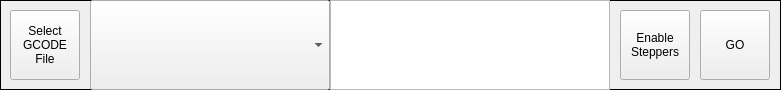
   <widget class="QFrame" name="frame">
    <property name="geometry">
     <rect>
      <x>10</x>
      <y>380</y>
      <width>781</width>
      <height>90</height>
     </rect>
    </property>
    <property name="frameShape">
     <enum>QFrame::Box</enum>
    </property>
    <property name="frameShadow">
     <enum>QFrame::Plain</enum>
    </property>
    <widget class="QPushButton" name="getCode">
     <property name="geometry">
      <rect>
       <x>10</x>
       <y>10</y>
       <width>70</width>
       <height>70</height>
      </rect>
     </property>
     <property name="text">
      <string>Select
GCODE
File</string>
     </property>
    </widget>
    <widget class="QPushButton" name="eStop">
     <property name="geometry">
      <rect>
       <x>700</x>
       <y>10</y>
       <width>70</width>
       <height>70</height>
      </rect>
     </property>
     <property name="text">
      <string>GO</string>
     </property>
    </widget>
    <widget class="QComboBox" name="comboBoxFiles">
     <property name="geometry">
      <rect>
       <x>90</x>
       <y>0</y>
       <width>240</width>
       <height>90</height>
      </rect>
     </property>
     <property name="font">
      <font>
       <pointsize>11</pointsize>
       <weight>75</weight>
       <bold>true</bold>
      </font>
     </property>
    </widget>
    <widget class="QPlainTextEdit" name="textBox">
     <property name="geometry">
      <rect>
       <x>330</x>
       <y>0</y>
       <width>280</width>
       <height>90</height>
      </rect>
     </property>
     <property name="font">
      <font>
       <pointsize>8</pointsize>
       <weight>75</weight>
       <bold>true</bold>
      </font>
     </property>
    </widget>
    <widget class="QPushButton" name="eStepPwr">
     <property name="geometry">
      <rect>
       <x>620</x>
       <y>10</y>
       <width>70</width>
       <height>70</height>
      </rect>
     </property>
     <property name="text">
      <string>Enable 
Steppers</string>
     </property>
    </widget>
   </widget>
